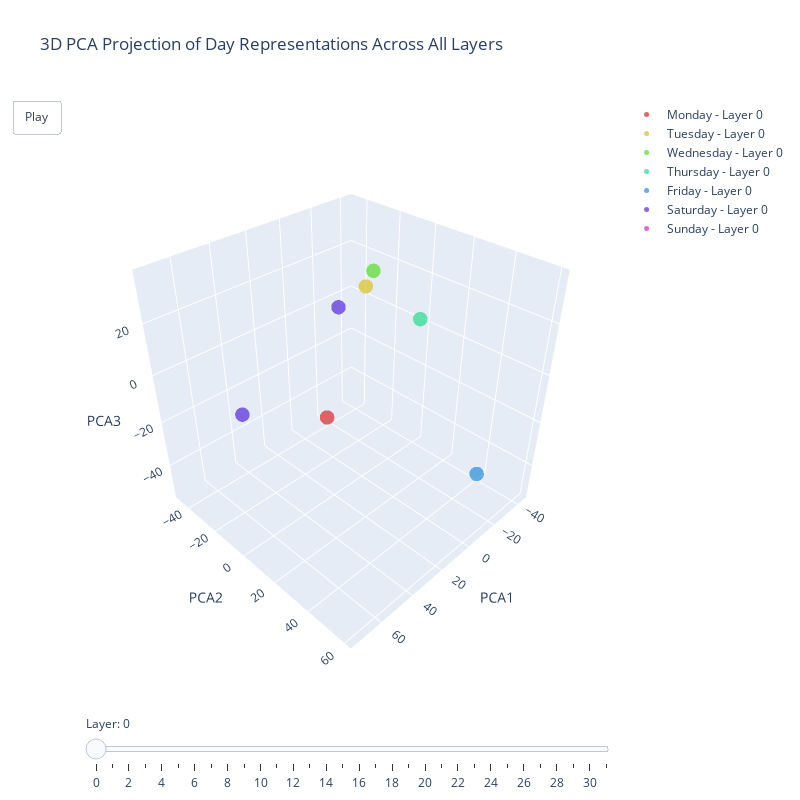

The notebook cell saved with this chart:
### Code cell
def plot_pca_from_df(df):
    num_layers = df['Layer'].nunique()
    entries = df['Entry'].unique()
    
    # Generate colors dynamically based on number of entries
    n_colors = len(entries)
    colors = [f'hsl({h},70%,50%)' for h in np.linspace(0, 360, n_colors, endpoint=False)]
    
    # Create figure with slider
    fig = go.Figure()
    
    # Calculate axis ranges across all layers
    x_min, x_max = df['PCA1'].min(), df['PCA1'].max()
    y_min, y_max = df['PCA2'].min(), df['PCA2'].max() 
    z_min, z_max = df['PCA3'].min(), df['PCA3'].max()
    
    # Create frames for each layer
    frames = []
    for layer_num in range(num_layers):
        frame_traces = []
        layer_data = df[df['Layer'] == layer_num]
        
        for entry, color in zip(entries, colors):
            entry_data = layer_data[layer_data['Entry'] == entry]
            frame_traces.append(
                go.Scatter3d(
                    x=[entry_data['PCA1'].iloc[0]],
                    y=[entry_data['PCA2'].iloc[0]],
                    z=[entry_data['PCA3'].iloc[0]],
                    mode='markers',
                    marker=dict(color=color, size=5, opacity=0.7),
                    name=f"{entry} - Layer {layer_num}",
                    showlegend=True
                )
            )
        frames.append(go.Frame(data=frame_traces, name=str(layer_num)))
    
    # Add frames to figure
    fig.frames = frames
    
    # Add first frame's traces to the figure
    for trace in frames[0].data:
        fig.add_trace(trace)

    # Update layout
    fig.update_layout(
        height=800,
        width=800,
        title_text="3D PCA Projection of Day Representations Across All Layers",
        scene=dict(
            xaxis=dict(range=[x_min, x_max], title="PCA1"),
            yaxis=dict(range=[y_min, y_max], title="PCA2"),
            zaxis=dict(range=[z_min, z_max], title="PCA3"),
            aspectmode='cube',
            camera=dict(
                up=dict(x=0, y=0, z=1),
                center=dict(x=0, y=0, z=0),
                eye=dict(x=1.5, y=1.5, z=1.5)
            )
        ),
        showlegend=True,
        updatemenus=[{
            'type': 'buttons',
            'showactive': False,
            'buttons': [{
                'label': 'Play',
                'method': 'animate',
                'args': [None, {'frame': {'duration': 500, 'redraw': True}, 'fromcurrent': True}]
            }]
        }],
        sliders=[{
            'currentvalue': {'prefix': 'Layer: '},
            'steps': [
                {
                    'method': 'animate',
                    'label': str(k),
                    'args': [[str(k)], {
                        'frame': {'duration': 0, 'redraw': True},
                        'mode': 'immediate',
                        'transition': {'duration': 0}
                    }]
                }
                for k in range(num_layers)
            ]
        }]
    )
    
    fig.show()

# Use the function
plot_pca_from_df(df_aligned)

### Figure 1 — Plotly figure (JSON) as saved in the notebook; plotly's stock layout.template omitted (floating-point values rounded to 4 significant figures)
{"data": [{"marker": {"color": "hsl(0.0,70%,50%)", "opacity": 0.7, "size": 5}, "mode": "markers", "name": "Monday - Layer 0", "showlegend": true, "type": "scatter3d", "x": [-5.939], "y": [-29.34], "z": [-42.16]}, {"marker": {"color": "hsl(51.42857142857143,70%,50%)", "opacity": 0.7, "size": 5}, "mode": "markers", "name": "Tuesday - Layer 0", "showlegend": true, "type": "scatter3d", "x": [-24.15], "y": [-20.06], "z": [15.01]}, {"marker": {"color": "hsl(102.85714285714286,70%,50%)", "opacity": 0.7, "size": 5}, "mode": "markers", "name": "Wednesday - Layer 0", "showlegend": true, "type": "scatter3d", "x": [-25.27], "y": [-16.62], "z": [21.94]}, {"marker": {"color": "hsl(154.28571428571428,70%,50%)", "opacity": 0.7, "size": 5}, "mode": "markers", "name": "Thursday - Layer 0", "showlegend": true, "type": "scatter3d", "x": [-28.72], "y": [8.344], "z": [9.271]}, {"marker": {"color": "hsl(205.71428571428572,70%,50%)", "opacity": 0.7, "size": 5}, "mode": "markers", "name": "Friday - Layer 0", "showlegend": true, "type": "scatter3d", "x": [-8.351], "y": [57.57], "z": [-28.57]}, {"marker": {"color": "hsl(257.14285714285717,70%,50%)", "opacity": 0.7, "size": 5}, "mode": "markers", "name": "Saturday - Layer 0", "showlegend": true, "type": "scatter3d", "x": [37.27], "y": [20.34], "z": [36.76]}, {"marker": {"color": "hsl(308.57142857142856,70%,50%)", "opacity": 0.7, "size": 5}, "mode": "markers", "name": "Sunday - Layer 0", "showlegend": true, "type": "scatter3d", "x": [55.15], "y": [-20.24], "z": [-12.26]}], "layout": {"height": 800, "scene": {"aspectmode": "cube", "camera": {"center": {"x": 0, "y": 0, "z": 0}, "eye": {"x": 1.5, "y": 1.5, "z": 1.5}, "up": {"x": 0, "y": 0, "z": 1}}, "xaxis": {"range": [-47.43, 77.89], "title": {"text": "PCA1"}}, "yaxis": {"range": [-50.22, 63.3], "title": {"text": "PCA2"}}, "zaxis": {"range": [-55.9, 39.0], "title": {"text": "PCA3"}}}, "showlegend": true, "sliders": [{"currentvalue": {"prefix": "Layer: "}, "steps": [{"args": [["0"], {"frame": {"duration": 0, "redraw": true}, "mode": "immediate", "transition": {"duration": 0}}], "label": "0", "method": "animate"}, {"args": [["1"], {"frame": {"duration": 0, "redraw": true}, "mode": "immediate", "transition": {"duration": 0}}], "label": "1", "method": "animate"}, {"args": [["2"], {"frame": {"duration": 0, "redraw": true}, "mode": "immediate", "transition": {"duration": 0}}], "label": "2", "method": "animate"}, {"args": [["3"], {"frame": {"duration": 0, "redraw": true}, "mode": "immediate", "transition": {"duration": 0}}], "label": "3", "method": "animate"}, {"args": [["4"], {"frame": {"duration": 0, "redraw": true}, "mode": "immediate", "transition": {"duration": 0}}], "label": "4", "method": "animate"}, {"args": [["5"], {"frame": {"duration": 0, "redraw": true}, "mode": "immediate", "transition": {"duration": 0}}], "label": "5", "method": "animate"}, {"args": [["6"], {"frame": {"duration": 0, "redraw": true}, "mode": "immediate", "transition": {"duration": 0}}], "label": "6", "method": "animate"}, {"args": [["7"], {"frame": {"duration": 0, "redraw": true}, "mode": "immediate", "transition": {"duration": 0}}], "label": "7", "method": "animate"}, {"args": [["8"], {"frame": {"duration": 0, "redraw": true}, "mode": "immediate", "transition": {"duration": 0}}], "label": "8", "method": "animate"}, {"args": [["9"], {"frame": {"duration": 0, "redraw": true}, "mode": "immediate", "transition": {"duration": 0}}], "label": "9", "method": "animate"}, {"args": [["10"], {"frame": {"duration": 0, "redraw": true}, "mode": "immediate", "transition": {"duration": 0}}], "label": "10", "method": "animate"}, {"args": [["11"], {"frame": {"duration": 0, "redraw": true}, "mode": "immediate", "transition": {"duration": 0}}], "label": "11", "method": "animate"}, {"args": [["12"], {"frame": {"duration": 0, "redraw": true}, "mode": "immediate", "transition": {"duration": 0}}], "label": "12", "method": "animate"}, {"args": [["13"], {"frame": {"duration": 0, "redraw": true}, "mode": "immediate", "transition": {"duration": 0}}], "label": "13", "method": "animate"}, {"args": [["14"], {"frame": {"duration": 0, "redraw": true}, "mode": "immediate", "transition": {"duration": 0}}], "label": "14", "method": "animate"}, {"args": [["15"], {"frame": {"duration": 0, "redraw": true}, "mode": "immediate", "transition": {"duration": 0}}], "label": "15", "method": "animate"}, {"args": [["16"], {"frame": {"duration": 0, "redraw": true}, "mode": "immediate", "transition": {"duration": 0}}], "label": "16", "method": "animate"}, {"args": [["17"], {"frame": {"duration": 0, "redraw": true}, "mode": "immediate", "transition": {"duration": 0}}], "label": "17", "method": "animate"}, {"args": [["18"], {"frame": {"duration": 0, "redraw": true}, "mode": "immediate", "transition": {"duration": 0}}], "label": "18", "method": "animate"}, {"args": [["19"], {"frame": {"duration": 0, "redraw": true}, "mode": "immediate", "transition": {"duration": 0}}], "label": "19", "method": "animate"}, {"args": [["20"], {"frame": {"duration": 0, "redraw": true}, "mode": "immediate", "transition": {"duration": 0}}], "label": "20", "method": "animate"}, {"args": [["21"], {"frame": {"duration": 0, "redraw": true}, "mode": "immediate", "transition": {"duration": 0}}], "label": "21", "method": "animate"}, {"args": [["22"], {"frame": {"duration": 0, "redraw": true}, "mode": "immediate", "transition": {"duration": 0}}], "label": "22", "method": "animate"}, {"args": [["23"], {"frame": {"duration": 0, "redraw": true}, "mode": "immediate", "transition": {"duration": 0}}], "label": "23", "method": "animate"}, {"args": [["24"], {"frame": {"duration": 0, "redraw": true}, "mode": "immediate", "transition": {"duration": 0}}], "label": "24", "method": "animate"}, {"args": [["25"], {"frame": {"duration": 0, "redraw": true}, "mode": "immediate", "transition": {"duration": 0}}], "label": "25", "method": "animate"}, {"args": [["26"], {"frame": {"duration": 0, "redraw": true}, "mode": "immediate", "transition": {"duration": 0}}], "label": "26", "method": "animate"}, {"args": [["27"], {"frame": {"duration": 0, "redraw": true}, "mode": "immediate", "transition": {"duration": 0}}], "label": "27", "method": "animate"}, {"args": [["28"], {"frame": {"duration": 0, "redraw": true}, "mode": "immediate", "transition": {"duration": 0}}], "label": "28", "method": "animate"}, {"args": [["29"], {"frame": {"duration": 0, "redraw": true}, "mode": "immediate", "transition": {"duration": 0}}], "label": "29", "method": "animate"}, {"args": [["30"], {"frame": {"duration": 0, "redraw": true}, "mode": "immediate", "transition": {"duration": 0}}], "label": "30", "method": "animate"}, {"args": [["31"], {"frame": {"duration": 0, "redraw": true}, "mode": "immediate", "transition": {"duration": 0}}], "label": "31", "method": "animate"}]}], "title": {"text": "3D PCA Projection of Day Representations Across All Layers"}, "updatemenus": [{"buttons": [{"args": [null, {"frame": {"duration": 500, "redraw": true}, "fromcurrent": true}], "label": "Play", "method": "animate"}], "showactive": false, "type": "buttons"}], "width": 800}}
